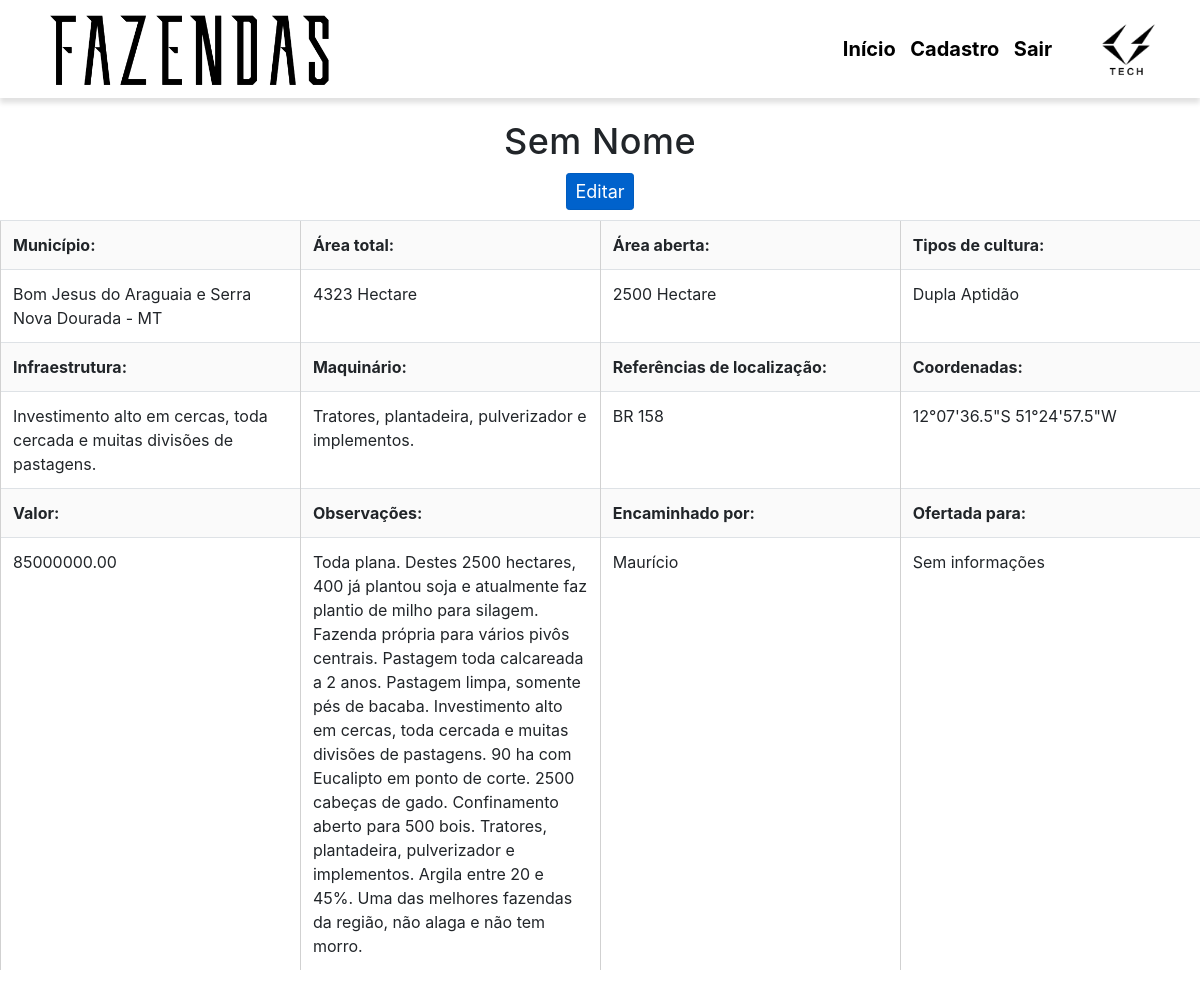
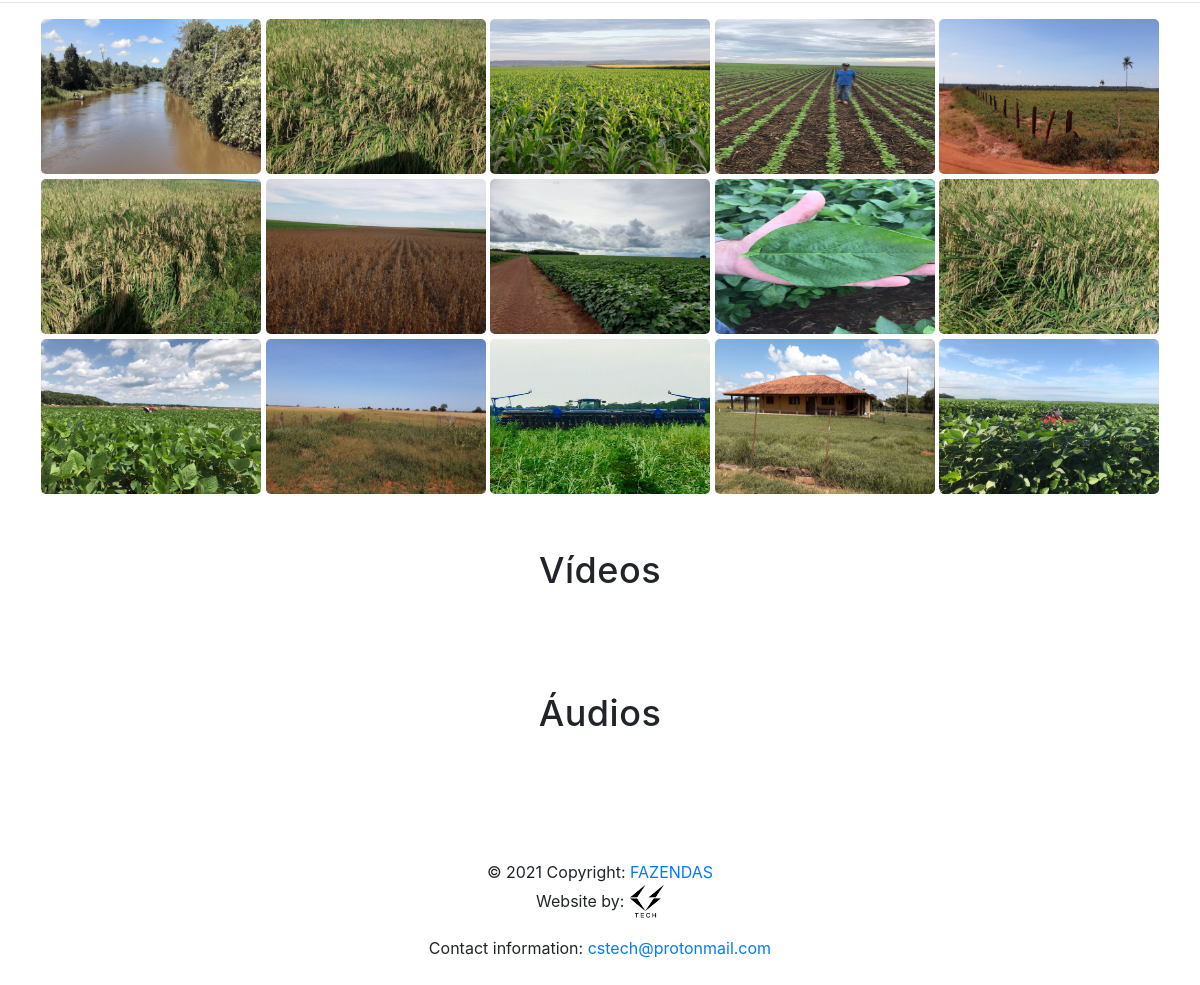
Page /fazenda_view/2 (signed in) on the committed database (2 pictures, top to bottom).
### cadastro/models.py (models this page shows, shortened)
class Fazenda(models.Model):
    nome = models.CharField(
        max_length=50,
        help_text="Nome da fazenda."
    )
    municipio = models.CharField(
        max_length=100,
        help_text="Município."
    )
    estado = models.CharField(
        max_length=5,
        help_text="Estado."
    )
    area_total = models.IntegerField(
        help_text="Área total (Hectare)."
    )
    area_aberta = models.IntegerField(
        help_text="Área aberta (Hectare)."
    )
    cultura = models.CharField(
        max_length=255,
        help_text="Cultura."
    )
    infra = models.CharField(
        max_length=255,
        help_text="Características de infraestrutura."
    )
    maquinario = models.CharField(
        max_length=255,
        help_text="Maquinário (Trator, caminhão, carro e etc...)"
    )
    local_ref = models.CharField(
        max_length=255,
        help_text="Referências de localização."
    )
    coordenada = models.CharField(
        max_length=100,
        help_text="Coordenadas."
    )
    valor = MoneyField(
        max_digits=14,
        decimal_places=2,
        default_currency='BRL'
    )
    obs = models.TextField(
        max_length=3000,
        help_text="Observações."
    )
    encaminhado = models.CharField(
        max_length=50,
        help_text="Encaminhado por."
    )
    oferta = models.CharField(
        max_length=50,
        help_text="Ofertada para."
    )

class FazendaMedia(models.Model):
    fazenda = models.ForeignKey(
        Fazenda,
        on_delete=models.CASCADE
    )
    imagem = models.ImageField(
        null=True,
        blank=True,
        upload_to='imagens/',
    )
    video = models.FileField(
        null=True,
        blank=True,
        upload_to='videos/',
    )
    audio = models.FileField(
        null=True,
        blank=True,
        upload_to='audios/',
    )

### cadastro/views.py (the view)
# urls.py: path('fazenda_view/<int:pk>', views.fazenda_view, name='fazenda_view'),
def fazenda_view(request, pk):
    if request.user.is_authenticated:
        midia = FazendaMedia.objects.all().filter(fazenda_id=pk)
        imagens = []
        videos = []
        audios = []
        for i in midia:
            if i.imagem != "":
                imagens.append(i.imagem)
            if i.video != "":
                videos.append(i.video)
            if i.audio != "":
                audios.append(i.audio)
        fazenda = Fazenda.objects.get(pk=pk)
        context = {'imagens': imagens,
                    'videos': videos,
                    'audios': audios,
                    'fazenda': fazenda}
        return render(request, 'cadastro/fazenda_view.html', context)
    else:
        return redirect('accounts/login')

### cadastro/templates/cadastro/fazenda_view.html (shortened to what this page needs)
{% extends 'cadastro/base.html' %}
{% block content %}
{% load static %}
<link rel="stylesheet" type="text/css" href="{% static 'css/modal.css' %}">
<link rel="stylesheet" type="text/css" href="{% static 'css/tabela.css' %}">
<h1 class="titulo">{{ fazenda.nome }}</h1>
<body>
<div class="btn-container">
  <a id="editar" class="btn btn-primary btn-sm active" style="font-size: large;" role="button"
  aria-pressed="true" href="{% url 'editar_cadastro' fazenda.pk %}">Editar</a>
</div>
  <div id="desktop" class="table-responsive">
    <table id="desktop" class="table">
      <tr>
        <th>Município:</th>
        <th>Área total:</th>
        <th>Área aberta:</th>
        <th>Tipos de cultura:</th>
      </tr>
      <tr>
        <td>{{ fazenda.municipio }} - {{ fazenda.estado }}</td>
        <td>{{ fazenda.area_total }} Hectare</td>
        <td>{{ fazenda.area_aberta }} Hectare</td>
        <td>{{ fazenda.cultura }}</td>
      </tr>
      <tr>
        <th>Infraestrutura:</th>
        <th>Maquinário:</th>
        <th>Referências de localização:</th>
        <th>Coordenadas:</th>
      </tr>
      <tr>
        <td>{{ fazenda.infra }}</td>
        <td>{{ fazenda.maquinario }}</td>
        <td>{{ fazenda.local_ref }}</td>
        <td>{{ fazenda.coordenada }}</td>
      </tr>
      <tr>
        <th>Valor:</th>
        <th>Observações:</th>
        <th>Encaminhado por:</th>
        <th>Ofertada para:</th>
      </tr>
      <tr>
        <td>{{ fazenda.valor }}</td>
        <td>{{ fazenda.obs }}</td>
        <td>{{ fazenda.encaminhado }}</td>
        <td>{{ fazenda.oferta }}</td>
      </tr>
    </table>
    <hr>
  </div>
<div class="body_content">
    {% for img in imagens %}
    <img id="myImg" onclick="onClick(this)" class="img_fazenda" src="/media/{{ img }}" alt="">
    {% endfor %}
</div>
<div class="body_content">
  <h1 style="margin-top: 50px; margin-bottom: 50px;" class="titulo">Vídeos</h1>
</div>
<div style="margin-bottom: 100px;" class="body_content">
  <h1 style="margin-top: 50px;" class="titulo">Áudios</h1>
</div>
{% endblock %}

### cadastro/static/css/menu.css (style rules this page uses)
* { box-sizing: border-box; }
body { margin: 0; padding: 0; margin-top: 120px; }

### cadastro/static/css/modal.css (style rules this page uses)
.body_content { width: 100%; text-align: center; align-items: center; display: inline-block; }
.titulo { text-align: center; font-family: -apple-system, BlinkMacSystemFont, 'Segoe UI', Roboto, Oxygen, Ubuntu, Cantarell, 'Open Sans', 'Helvetica Neue', sans-serif; font-size: 36px; letter-spacing: 0.5px; }
.img_fazenda { border-radius: 4px; width: 220px; height: 155px; text-decoration: none; vertical-align: middle; border: hidden; margin-bottom: 5px; }
#myImg { border-radius: 5px; cursor: pointer; transition: 0.3s; }

### cadastro/static/css/tabela.css (style rules this page uses)
th { background-color: rgb(250, 250, 250); border-left: 1px solid rgb(209, 209, 209); }
td { white-space: normal !important; word-wrap: break-word; border-left: 1px solid rgb(209, 209, 209); }
.table#desktop { white-space: normal !important; word-wrap: break-word; border-left: 1px solid rgb(209, 209, 209); border-collapse: collapse; table-layout: fixed; border-collapse: collapse; }
.btn-container { justify-content: center; align-items: center; text-align: center; margin: 10px; }

### rows in the picture
Fazenda: nome "Sem Nome", municipio "Bom Jesus do Araguaia e Serra Nova Dourada", estado "MT", area_total "4323", area_aberta "2500", cultura "Dupla Aptidão", infra "Investimento alto em cercas, toda cercada e muitas divisões de pastagens.", maquinario "Tratores, plantadeira, pulverizador e implementos.", local_ref "BR 158", coordenada "12°07'36.5\"S 51°24'57.5\"W", valor "85000000.00", obs "Toda plana. Destes 2500 hectares, 400 já plantou soja e atualmente faz plantio de milho para silagem. Fazenda própria para vários pivôs centrais. Pastagem toda calcareada a 2 anos. Pastagem limpa, somente pés de bacaba. Investimento alto em cercas, toda cercada e muitas divisões de pastagens. 90 ha com Eucalipto em ponto de corte. 2500 cabeças de gado. Confinamento aberto para 500 bois. Tratores, plantadeira, pulverizador e implementos. Argila entre 20 e 45%. Uma das melhores fazendas da região, não alaga e não tem morro.", encaminhado "Maurício", oferta "Sem informações"
FazendaMedia: imagem (picture)
FazendaMedia: imagem (picture)
FazendaMedia: imagem (picture)
FazendaMedia: imagem (picture)
FazendaMedia: imagem (picture)
FazendaMedia: imagem (picture)
FazendaMedia: imagem (picture)
FazendaMedia: imagem (picture)
FazendaMedia: imagem (picture)
FazendaMedia: imagem (picture)
FazendaMedia: imagem (picture)
FazendaMedia: imagem (picture)
FazendaMedia: imagem (picture)
FazendaMedia: imagem (picture)
FazendaMedia: imagem (picture)
